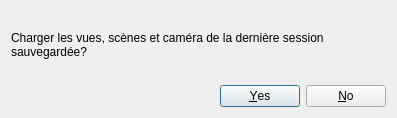
<?xml version="1.0" encoding="UTF-8"?>
<ui version="4.0">
 <class>QSDialog</class>
 <widget class="QDialog" name="QSDialog">
  <property name="geometry">
   <rect>
    <x>0</x>
    <y>0</y>
    <width>397</width>
    <height>118</height>
   </rect>
  </property>
  <property name="windowTitle">
   <string>Restauration</string>
  </property>
  <layout class="QVBoxLayout" name="verticalLayout">
   <item>
    <widget class="QLabel" name="label">
     <property name="text">
      <string>Charger les vues, scènes et caméra de la dernière session sauvegardée?</string>
     </property>
     <property name="textFormat">
      <enum>Qt::AutoText</enum>
     </property>
     <property name="wordWrap">
      <bool>true</bool>
     </property>
    </widget>
   </item>
   <item>
    <widget class="QDialogButtonBox" name="buttonBox">
     <property name="orientation">
      <enum>Qt::Horizontal</enum>
     </property>
     <property name="standardButtons">
      <set>QDialogButtonBox::No|QDialogButtonBox::Yes</set>
     </property>
    </widget>
   </item>
  </layout>
 </widget>
 <resources/>
 <connections>
  <connection>
   <sender>buttonBox</sender>
   <signal>accepted()</signal>
   <receiver>QSDialog</receiver>
   <slot>accept()</slot>
   <hints>
    <hint type="sourcelabel">
     <x>248</x>
     <y>254</y>
    </hint>
    <hint type="destinationlabel">
     <x>157</x>
     <y>274</y>
    </hint>
   </hints>
  </connection>
  <connection>
   <sender>buttonBox</sender>
   <signal>rejected()</signal>
   <receiver>QSDialog</receiver>
   <slot>reject()</slot>
   <hints>
    <hint type="sourcelabel">
     <x>316</x>
     <y>260</y>
    </hint>
    <hint type="destinationlabel">
     <x>286</x>
     <y>274</y>
    </hint>
   </hints>
  </connection>
 </connections>
</ui>
